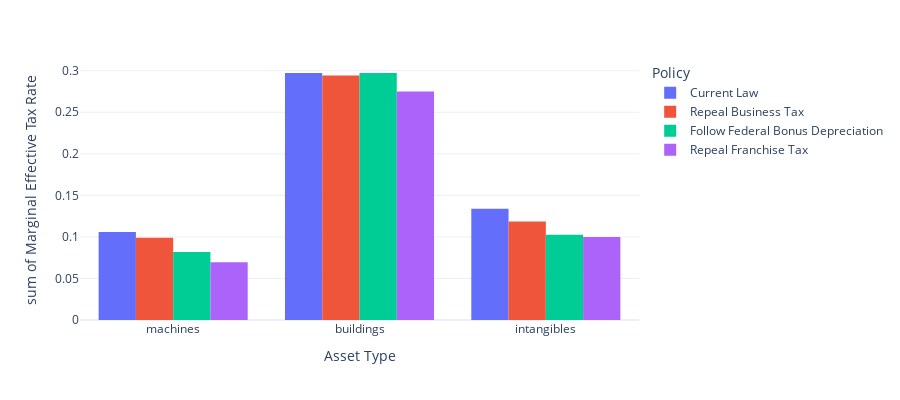

Notebook source saved alongside this figure:
### Code cell
# Plot results
fig = px.histogram(df[(df["output_var"]=="metr") & (df['Policy'].isin(["Current Law", "Repeal Business Tax", "Follow Federal Bonus Depreciation", "Repeal Franchise Tax"]))], x="asset_type", y="value",
             color='Policy', barmode='group', labels={'asset_type':'Asset Type', 'value': 'Marginal Effective Tax Rate'},
             height=400)
fig.show()

### Figure 1 — Plotly figure (JSON) as saved in the notebook; plotly's stock layout.template omitted (floating-point values rounded to 4 significant figures)
{"data": [{"alignmentgroup": "True", "bingroup": "x", "histfunc": "sum", "hovertemplate": "Policy=Current Law<br>Asset Type=%{x}<br>sum of Marginal Effective Tax Rate=%{y}<extra></extra>", "legendgroup": "Current Law", "marker": {"color": "#636efa", "pattern": {"shape": ""}}, "name": "Current Law", "offsetgroup": "Current Law", "orientation": "v", "showlegend": true, "type": "histogram", "x": ["machines", "buildings", "intangibles"], "xaxis": "x", "y": [0.1058, 0.2973, 0.1338], "yaxis": "y"}, {"alignmentgroup": "True", "bingroup": "x", "histfunc": "sum", "hovertemplate": "Policy=Repeal Business Tax<br>Asset Type=%{x}<br>sum of Marginal Effective Tax Rate=%{y}<extra></extra>", "legendgroup": "Repeal Business Tax", "marker": {"color": "#EF553B", "pattern": {"shape": ""}}, "name": "Repeal Business Tax", "offsetgroup": "Repeal Business Tax", "orientation": "v", "showlegend": true, "type": "histogram", "x": ["machines", "buildings", "intangibles"], "xaxis": "x", "y": [0.09893, 0.2944, 0.1185], "yaxis": "y"}, {"alignmentgroup": "True", "bingroup": "x", "histfunc": "sum", "hovertemplate": "Policy=Follow Federal Bonus Depreciation<br>Asset Type=%{x}<br>sum of Marginal Effective Tax Rate=%{y}<extra></extra>", "legendgroup": "Follow Federal Bonus Depreciation", "marker": {"color": "#00cc96", "pattern": {"shape": ""}}, "name": "Follow Federal Bonus Depreciation", "offsetgroup": "Follow Federal Bonus Depreciation", "orientation": "v", "showlegend": true, "type": "histogram", "x": ["machines", "buildings", "intangibles"], "xaxis": "x", "y": [0.0817, 0.2973, 0.1025], "yaxis": "y"}, {"alignmentgroup": "True", "bingroup": "x", "histfunc": "sum", "hovertemplate": "Policy=Repeal Franchise Tax<br>Asset Type=%{x}<br>sum of Marginal Effective Tax Rate=%{y}<extra></extra>", "legendgroup": "Repeal Franchise Tax", "marker": {"color": "#ab63fa", "pattern": {"shape": ""}}, "name": "Repeal Franchise Tax", "offsetgroup": "Repeal Franchise Tax", "orientation": "v", "showlegend": true, "type": "histogram", "x": ["machines", "buildings", "intangibles"], "xaxis": "x", "y": [0.06963, 0.2751, 0.09989], "yaxis": "y"}], "layout": {"barmode": "group", "height": 400, "legend": {"title": {"text": "Policy"}, "tracegroupgap": 0}, "margin": {"t": 60}, "xaxis": {"anchor": "y", "domain": [0, 1], "title": {"text": "Asset Type"}}, "yaxis": {"anchor": "x", "domain": [0, 1], "title": {"text": "sum of Marginal Effective Tax Rate"}}}}
